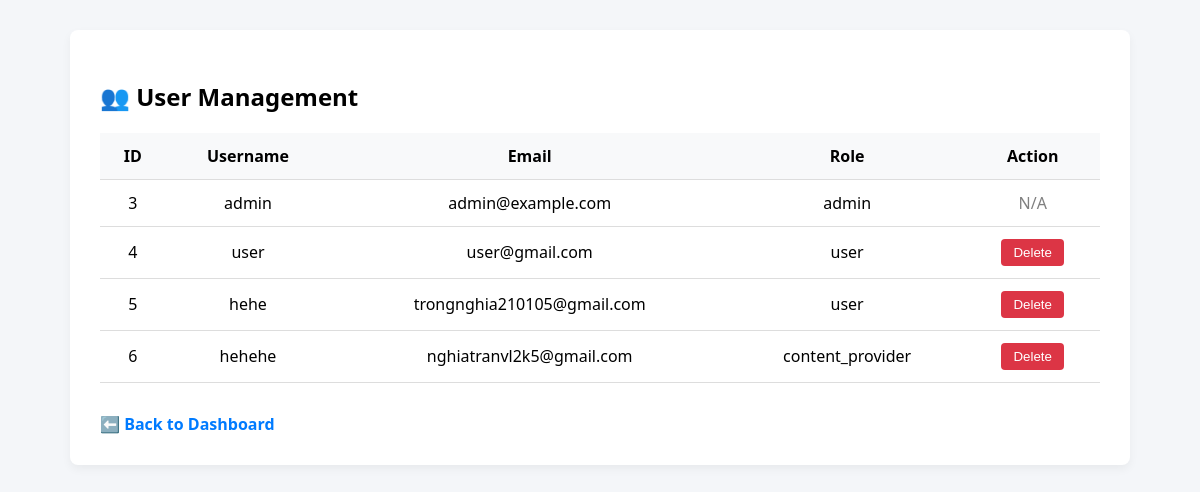
Before: /admin/users (signed in) with the older database file.
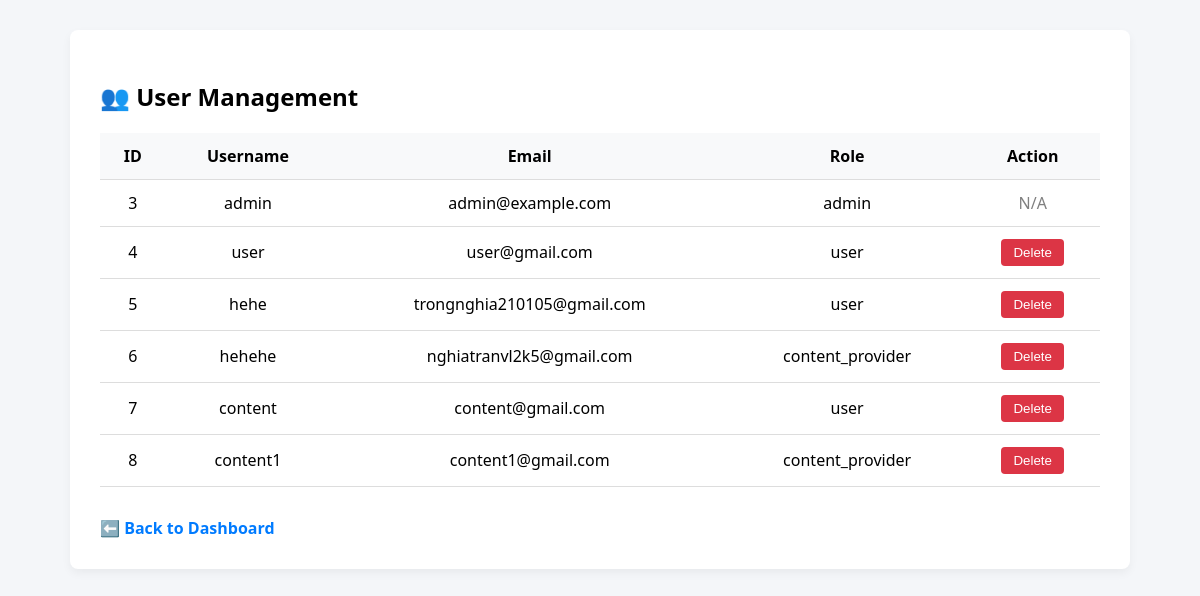
After: the same page with the newer database file.
### models.py (models this page shows, shortened)
class User(db.Model, UserMixin):
    id = db.Column(db.Integer, primary_key=True)
    username = db.Column(db.String(50), unique=True)
    email = db.Column(db.String(120), unique=True)
    password = db.Column(db.String(200))
    role = db.Column(db.String(10)) # 'user', 'content-provider', 'admin'
    @property
    def is_authenticated(self):
        return True

### routes/admin.py (the view)
@admin.route('/users')
@login_required
@admin_required
def users():
    users = User.query.all()
    return render_template('admin/users.html', users=users)

### app.py (called while the page is built)
@login_manager.user_loader
def load_user(user_id):
    with current_app.app_context():
        return db.session.get(User, int(user_id))

### routes/admin.py (called while the page is built)
def admin_required(f):
    @wraps(f)
    def decorated_function(*args, **kwargs):
        if not current_user.is_authenticated or current_user.role != 'admin':
            flash('Access denied. Admins only.', 'danger')
            return redirect(url_for('main.index'))
        return f(*args, **kwargs)
    return decorated_function

### templates/admin/users.html (shortened to what this page needs)
<!DOCTYPE html>
<html lang="en">
<head>
</head>
<body>
    <div class="container">
        <h2>👥 User Management</h2>
        <table>
            <tr>
                <th>ID</th><th>Username</th><th>Email</th><th>Role</th><th>Action</th>
            </tr>
            {% for user in users %}
            <tr>
                <td>{{ user.id }}</td>
                <td>{{ user.username }}</td>
                <td>{{ user.email }}</td>
                <td>{{ user.role }}</td>
                <td>
                    {% if user.role != 'admin' %}
                    <form method="post" action="{{ url_for('admin.delete_user', user_id=user.id) }}">
                        <button class="btn-delete" onclick="return confirm('Delete user {{ user.username }}?')">Delete</button>
                    </form>
                    {% else %}
                    <span style="color: gray;">N/A</span>
                    {% endif %}
                </td>
            </tr>
            {% endfor %}
        </table>
        <a href="{{ url_for('admin.dashboard') }}" class="back-link">⬅️ Back to Dashboard</a>
    </div>
</body>
</html>

### templates/admin/users.html (style rules this page uses)
body { font-family: 'Segoe UI', sans-serif; background: #f4f6f9; margin: 0; padding: 0; }
.container { max-width: 1000px; margin: 30px auto; background: #fff; padding: 30px; border-radius: 8px; box-shadow: 0 4px 10px rgba(0,0,0,0.05); }
h2 { margin-bottom: 20px; }
table { width: 100%; border-collapse: collapse; margin-top: 20px; }
th, td { padding: 12px; border-bottom: 1px solid #ddd; text-align: center; }
th { background-color: #f8f9fa; }
.btn-delete { padding: 6px 12px; background-color: #dc3545; color: white; border: none; border-radius: 4px; cursor: pointer; }
.back-link { display: inline-block; margin-top: 30px; color: #007bff; text-decoration: none; font-weight: bold; }

Changed rows visible on the page:
added User: id "7", username "content", email "content@gmail.com", role "user"
added User: id "8", username "content1", email "content1@gmail.com", role "content_provider"
